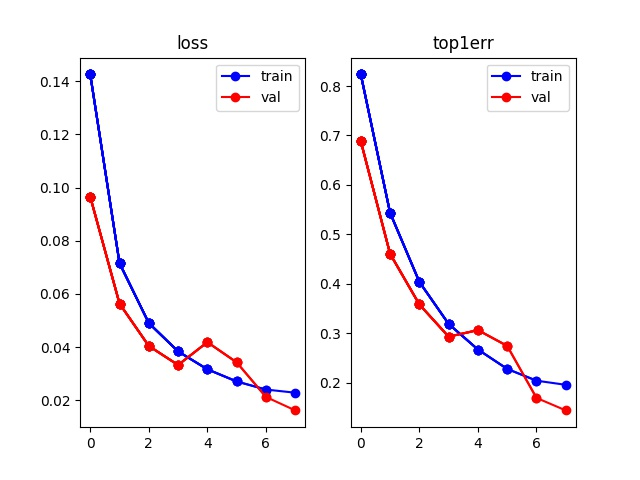

This chart was generated by the following Python code:
# -*- coding: utf-8 -*-

from __future__ import print_function, division

import argparse
import torch
import torch.nn as nn
import torch.optim as optim
from torch.optim import lr_scheduler
from torch.autograd import Variable
import numpy as np
import torchvision
from torchvision import datasets, models, transforms
import matplotlib
matplotlib.use('agg')
import matplotlib.pyplot as plt
from PIL import Image
import time
import os
from model import ft_net

#plt.ion()   # interactive mode
######################################################################
# Options
# --------
parser = argparse.ArgumentParser(description='Training')
parser.add_argument('--gpu_ids',default='0', type=str,help='gpu_ids: e.g. 0  0,1,2  0,2')
parser.add_argument('--name',default='ft_ResNet50', type=str, help='output model name')
parser.add_argument('--data_dir',default='/home/zzheng/Downloads/Market/pytorch',type=str, help='training dir path')
parser.add_argument('--train_all', action='store_true', help='use all training data' )
parser.add_argument('--color_jitter', action='store_true', help='use color jitter in training' )
parser.add_argument('--batchsize', default=16, type=int, help='batchsize')

opt = parser.parse_args()
data_dir = opt.data_dir
name = opt.name
str_ids = opt.gpu_ids.split(',')
gpu_ids = []
for str_id in str_ids:
    gid = int(str_id)
    if gid >=0:
        gpu_ids.append(gid)

# set gpu ids
if len(gpu_ids)>0:
    torch.cuda.set_device(gpu_ids[0])
#print(gpu_ids[0])


######################################################################
# Load Data
# ---------
#

transform_train_list = [
        #transforms.RandomResizedCrop(size=128, scale=(0.75,1.0), ratio=(0.75,1.3333), interpolation=3), #Image.BICUBIC)
        transforms.Resize(144, interpolation=3),
        transforms.RandomCrop((256,128)),
        transforms.RandomHorizontalFlip(),
        transforms.ToTensor(),
        transforms.Normalize([0.485, 0.456, 0.406], [0.229, 0.224, 0.225])
        ]

if opt.color_jitter:
    transform_train_list = [transforms.ColorJitter(brightness=0.1, contrast=0.1, saturation=0.1, hue=0)] + transform_train_list

print(transform_train_list)

transform_val_list = [
        transforms.Resize(size=(256,128),interpolation=3), #Image.BICUBIC
        transforms.ToTensor(),
        transforms.Normalize([0.485, 0.456, 0.406], [0.229, 0.224, 0.225])
        ]


data_transforms = {
    'train': transforms.Compose( transform_train_list ),
    'val': transforms.Compose(transform_val_list),
}


train_all = ''
if opt.train_all:
     train_all = '_all'

image_datasets = {}
image_datasets['train'] = datasets.ImageFolder(os.path.join(data_dir, 'train' + train_all),
                                          data_transforms['train'])
image_datasets['val'] = datasets.ImageFolder(os.path.join(data_dir, 'val'),
                                          data_transforms['val'])

dataloaders = {x: torch.utils.data.DataLoader(image_datasets[x], batch_size=opt.batchsize,
                                             shuffle=True, num_workers=4)
              for x in ['train', 'val']}
dataset_sizes = {x: len(image_datasets[x]) for x in ['train', 'val']}
class_names = image_datasets['train'].classes

use_gpu = torch.cuda.is_available()

inputs, classes = next(iter(dataloaders['train']))

######################################################################
# Training the model
# ------------------
#
# Now, let's write a general function to train a model. Here, we will
# illustrate:
#
# -  Scheduling the learning rate
# -  Saving the best model
#
# In the following, parameter ``scheduler`` is an LR scheduler object from
# ``torch.optim.lr_scheduler``.

y_loss = {} # loss history
y_loss['train'] = []
y_loss['val'] = []
y_err = {}
y_err['train'] = []
y_err['val'] = []

def train_model(model, criterion, optimizer, scheduler, num_epochs=25):
    since = time.time()

    best_model_wts = model.state_dict()
    best_acc = 0.0

    for epoch in range(num_epochs):
        print('Epoch {}/{}'.format(epoch, num_epochs - 1))
        print('-' * 10)

        # Each epoch has a training and validation phase
        for phase in ['train', 'val']:
            if phase == 'train':
                scheduler.step()
                model.train(True)  # Set model to training mode
            else:
                model.train(False)  # Set model to evaluate mode

            running_loss = 0.0
            running_corrects = 0

            # Iterate over data.
            for data in dataloaders[phase]:
                # get the inputs
                inputs, labels = data
                #print(inputs.shape)
                # wrap them in Variable
                if use_gpu:
                    inputs = Variable(inputs.cuda())
                    labels = Variable(labels.cuda())
                else:
                    inputs, labels = Variable(inputs), Variable(labels)

                # zero the parameter gradients
                optimizer.zero_grad()

                # forward
                outputs = model(inputs)
                _, preds = torch.max(outputs.data, 1)
                loss = criterion(outputs, labels)

                # backward + optimize only if in training phase
                if phase == 'train':
                    loss.backward()
                    optimizer.step()

                # statistics
                running_loss += loss.data[0]
                running_corrects += torch.sum(preds == labels.data)

            epoch_loss = running_loss / dataset_sizes[phase]
            epoch_acc = running_corrects / dataset_sizes[phase]

            print('{} Loss: {:.4f} Acc: {:.4f}'.format(
                phase, epoch_loss, epoch_acc))
            y_loss[phase].append(epoch_loss)
            y_err[phase].append(1.0-epoch_acc)            
            # deep copy the model
            if phase == 'val':
                last_model_wts = model.state_dict()
                save_network(model, epoch)
                draw_curve(epoch)

        print()

    time_elapsed = time.time() - since
    print('Training complete in {:.0f}m {:.0f}s'.format(
        time_elapsed // 60, time_elapsed % 60))
    #print('Best val Acc: {:4f}'.format(best_acc))

    # load best model weights
    model.load_state_dict(last_model_wts)
    save_network(model, 'last')
    return model


######################################################################
# Draw Curve
#---------------------------
x_epoch = []
fig = plt.figure()
ax0 = fig.add_subplot(121, title="loss")
ax1 = fig.add_subplot(122, title="top1err")
def draw_curve(current_epoch):
    x_epoch.append(current_epoch)
    ax0.plot(x_epoch, y_loss['train'], 'bo-', label='train')
    ax0.plot(x_epoch, y_loss['val'], 'ro-', label='val')
    ax1.plot(x_epoch, y_err['train'], 'bo-', label='train')
    ax1.plot(x_epoch, y_err['val'], 'ro-', label='val')
    if current_epoch == 0:
        ax0.legend()
        ax1.legend()
    fig.savefig( os.path.join('./model',name,'train.jpg'))

######################################################################
# Save model
#---------------------------
def save_network(network, epoch_label):
    save_filename = 'net_%s.pth'% epoch_label
    save_path = os.path.join('./model',name,save_filename)
    torch.save(network.cpu().state_dict(), save_path)
    if torch.cuda.is_available:
        network.cuda(gpu_ids[0])


######################################################################
# Finetuning the convnet
# ----------------------
#
# Load a pretrainied model and reset final fully connected layer.
#


model = ft_net(len(class_names))
print(model)

if use_gpu:
    model = model.cuda()

criterion = nn.CrossEntropyLoss()

ignored_params = list(map(id, model.model.fc.parameters() )) + list(map(id, model.classifier.parameters() ))
base_params = filter(lambda p: id(p) not in ignored_params, model.parameters())

# Observe that all parameters are being optimized
optimizer_ft = optim.SGD([
             {'params': base_params, 'lr': 0.01},
             {'params': model.model.fc.parameters(), 'lr': 0.1},
             {'params': model.classifier.parameters(), 'lr': 0.1}
         ], momentum=0.9, weight_decay=5e-4, nesterov=True)

# Decay LR by a factor of 0.1 every 40 epochs
exp_lr_scheduler = lr_scheduler.StepLR(optimizer_ft, step_size=40, gamma=0.1)

######################################################################
# Train and evaluate
# ^^^^^^^^^^^^^^^^^^
#
# It should take around 15-25 min on CPU. On GPU though, it takes less than a
# minute.
#
dir_name = os.path.join('./model',name)
if not os.path.isdir(dir_name):
    os.mkdir(dir_name)
model = train_model(model, criterion, optimizer_ft, exp_lr_scheduler,
                       num_epochs=60)


